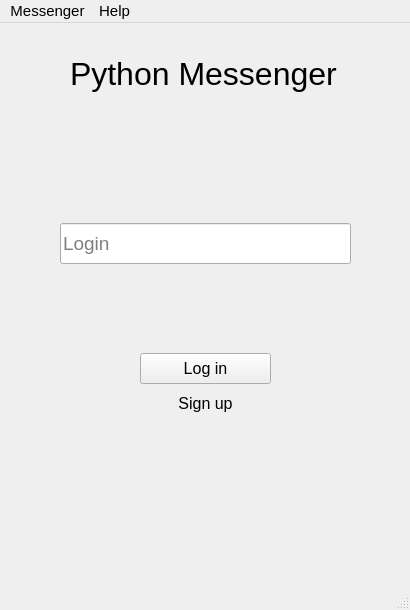
<?xml version="1.0" encoding="UTF-8"?>
<ui version="4.0">
 <class>Messenger</class>
 <widget class="QMainWindow" name="Messenger">
  <property name="geometry">
   <rect>
    <x>0</x>
    <y>0</y>
    <width>410</width>
    <height>610</height>
   </rect>
  </property>
  <property name="windowTitle">
   <string>Messenger</string>
  </property>
  <property name="windowIcon">
   <iconset>
    <normaloff>images/Icon.png</normaloff>images/Icon.png</iconset>
  </property>
  <widget class="QWidget" name="central_widget">
   <widget class="QStackedWidget" name="stacked_widget">
    <property name="geometry">
     <rect>
      <x>0</x>
      <y>70</y>
      <width>410</width>
      <height>511</height>
     </rect>
    </property>
    <property name="currentIndex">
     <number>0</number>
    </property>
    <widget class="QWidget" name="login_page">
     <widget class="QLineEdit" name="login_line1">
      <property name="geometry">
       <rect>
        <x>60</x>
        <y>130</y>
        <width>291</width>
        <height>41</height>
       </rect>
      </property>
      <property name="font">
       <font>
        <pointsize>14</pointsize>
       </font>
      </property>
      <property name="placeholderText">
       <string>Login</string>
      </property>
     </widget>
     <widget class="QPushButton" name="login_button">
      <property name="geometry">
       <rect>
        <x>140</x>
        <y>260</y>
        <width>131</width>
        <height>31</height>
       </rect>
      </property>
      <property name="font">
       <font>
        <pointsize>12</pointsize>
        <italic>false</italic>
       </font>
      </property>
      <property name="statusTip">
       <string>Log in to your account</string>
      </property>
      <property name="text">
       <string>Log in</string>
      </property>
     </widget>
     <widget class="QLabel" name="login_error1">
      <property name="geometry">
       <rect>
        <x>60</x>
        <y>110</y>
        <width>181</width>
        <height>21</height>
       </rect>
      </property>
     </widget>
     <widget class="QLabel" name="password_error1">
      <property name="geometry">
       <rect>
        <x>60</x>
        <y>180</y>
        <width>181</width>
        <height>21</height>
       </rect>
      </property>
     </widget>
     <widget class="QLabel" name="go_to_sign_up">
      <property name="geometry">
       <rect>
        <x>140</x>
        <y>300</y>
        <width>131</width>
        <height>21</height>
       </rect>
      </property>
      <property name="font">
       <font>
        <pointsize>12</pointsize>
       </font>
      </property>
      <property name="statusTip">
       <string>Go to registration form</string>
      </property>
      <property name="text">
       <string>Sign up</string>
      </property>
      <property name="alignment">
       <set>Qt::AlignCenter</set>
      </property>
     </widget>
    </widget>
    <widget class="QWidget" name="registration_page">
     <widget class="QLineEdit" name="login_line2">
      <property name="geometry">
       <rect>
        <x>60</x>
        <y>130</y>
        <width>291</width>
        <height>41</height>
       </rect>
      </property>
      <property name="font">
       <font>
        <pointsize>14</pointsize>
       </font>
      </property>
      <property name="placeholderText">
       <string>Enter Your Login</string>
      </property>
     </widget>
     <widget class="QPushButton" name="sign_up_button">
      <property name="geometry">
       <rect>
        <x>140</x>
        <y>260</y>
        <width>131</width>
        <height>31</height>
       </rect>
      </property>
      <property name="font">
       <font>
        <pointsize>12</pointsize>
       </font>
      </property>
      <property name="statusTip">
       <string>Create new account</string>
      </property>
      <property name="text">
       <string>Sign Up</string>
      </property>
     </widget>
     <widget class="QLabel" name="go_to_login">
      <property name="geometry">
       <rect>
        <x>120</x>
        <y>300</y>
        <width>171</width>
        <height>21</height>
       </rect>
      </property>
      <property name="font">
       <font>
        <pointsize>12</pointsize>
       </font>
      </property>
      <property name="statusTip">
       <string>Go to login form</string>
      </property>
      <property name="text">
       <string>I am already a member</string>
      </property>
      <property name="alignment">
       <set>Qt::AlignCenter</set>
      </property>
     </widget>
     <widget class="QLabel" name="login_error2">
      <property name="geometry">
       <rect>
        <x>60</x>
        <y>110</y>
        <width>181</width>
        <height>21</height>
       </rect>
      </property>
     </widget>
     <widget class="QLabel" name="password_error2">
      <property name="geometry">
       <rect>
        <x>60</x>
        <y>180</y>
        <width>181</width>
        <height>21</height>
       </rect>
      </property>
     </widget>
    </widget>
    <widget class="QWidget" name="chat_page">
     <widget class="QTextBrowser" name="text_browser">
      <property name="geometry">
       <rect>
        <x>20</x>
        <y>30</y>
        <width>370</width>
        <height>401</height>
       </rect>
      </property>
      <property name="font">
       <font>
        <pointsize>11</pointsize>
       </font>
      </property>
      <property name="horizontalScrollBarPolicy">
       <enum>Qt::ScrollBarAlwaysOff</enum>
      </property>
      <property name="html">
       <string>&lt;!DOCTYPE HTML PUBLIC &quot;-//W3C//DTD HTML 4.0//EN&quot; &quot;http://www.w3.org/TR/REC-html40/strict.dtd&quot;&gt;
&lt;html&gt;&lt;head&gt;&lt;meta name=&quot;qrichtext&quot; content=&quot;1&quot; /&gt;&lt;style type=&quot;text/css&quot;&gt;
p, li { white-space: pre-wrap; }
&lt;/style&gt;&lt;/head&gt;&lt;body style=&quot; font-family:'Ubuntu'; font-size:11pt; font-weight:400; font-style:normal;&quot;&gt;
&lt;p style=&quot;-qt-paragraph-type:empty; margin-top:0px; margin-bottom:0px; margin-left:0px; margin-right:0px; -qt-block-indent:0; text-indent:0px;&quot;&gt;&lt;br /&gt;&lt;/p&gt;&lt;/body&gt;&lt;/html&gt;</string>
      </property>
     </widget>
     <widget class="QPushButton" name="send_button">
      <property name="geometry">
       <rect>
        <x>340</x>
        <y>450</y>
        <width>50</width>
        <height>25</height>
       </rect>
      </property>
      <property name="font">
       <font>
        <pointsize>11</pointsize>
       </font>
      </property>
      <property name="text">
       <string>Send</string>
      </property>
     </widget>
     <widget class="QPlainTextEdit" name="plain_text_edit">
      <property name="geometry">
       <rect>
        <x>20</x>
        <y>440</y>
        <width>370</width>
        <height>45</height>
       </rect>
      </property>
      <property name="font">
       <font>
        <pointsize>11</pointsize>
        <italic>false</italic>
       </font>
      </property>
      <property name="verticalScrollBarPolicy">
       <enum>Qt::ScrollBarAlwaysOff</enum>
      </property>
      <property name="horizontalScrollBarPolicy">
       <enum>Qt::ScrollBarAlwaysOff</enum>
      </property>
     </widget>
     <zorder>text_browser</zorder>
     <zorder>plain_text_edit</zorder>
     <zorder>send_button</zorder>
    </widget>
   </widget>
   <widget class="QLabel" name="messenger_label">
    <property name="geometry">
     <rect>
      <x>70</x>
      <y>30</y>
      <width>271</width>
      <height>41</height>
     </rect>
    </property>
    <property name="font">
     <font>
      <pointsize>24</pointsize>
     </font>
    </property>
    <property name="text">
     <string>Python Messenger</string>
    </property>
   </widget>
   <widget class="QLabel" name="server_status">
    <property name="geometry">
     <rect>
      <x>170</x>
      <y>70</y>
      <width>61</width>
      <height>16</height>
     </rect>
    </property>
   </widget>
  </widget>
  <widget class="QStatusBar" name="status_bar"/>
  <widget class="QMenuBar" name="menu_bar">
   <property name="geometry">
    <rect>
     <x>0</x>
     <y>0</y>
     <width>410</width>
     <height>23</height>
    </rect>
   </property>
   <property name="font">
    <font>
     <pointsize>11</pointsize>
     <italic>false</italic>
    </font>
   </property>
   <widget class="QMenu" name="menu_messenger">
    <property name="title">
     <string>Messenger</string>
    </property>
    <addaction name="action_preferences"/>
    <addaction name="separator"/>
    <addaction name="action_logout"/>
    <addaction name="action_close"/>
   </widget>
   <widget class="QMenu" name="menu_help">
    <property name="title">
     <string>Help</string>
    </property>
    <addaction name="action_shortcuts"/>
    <addaction name="action_commands"/>
    <addaction name="separator"/>
    <addaction name="action_contacts"/>
    <addaction name="action_about"/>
   </widget>
   <addaction name="menu_messenger"/>
   <addaction name="menu_help"/>
  </widget>
  <action name="action_shortcuts">
   <property name="text">
    <string>Shortcuts</string>
   </property>
   <property name="statusTip">
    <string>Show available shortcuts</string>
   </property>
   <property name="shortcut">
    <string>Ctrl+S</string>
   </property>
  </action>
  <action name="action_commands">
   <property name="enabled">
    <bool>false</bool>
   </property>
   <property name="text">
    <string>Commands</string>
   </property>
   <property name="statusTip">
    <string>Show available commands</string>
   </property>
   <property name="shortcut">
    <string>Ctrl+D</string>
   </property>
  </action>
  <action name="action_about">
   <property name="text">
    <string>About</string>
   </property>
   <property name="statusTip">
    <string>Show messenger information</string>
   </property>
  </action>
  <action name="action_close">
   <property name="text">
    <string>Exit</string>
   </property>
   <property name="statusTip">
    <string>Quit messenger</string>
   </property>
   <property name="shortcut">
    <string>Alt+E</string>
   </property>
  </action>
  <action name="action_logout">
   <property name="enabled">
    <bool>false</bool>
   </property>
   <property name="text">
    <string>Logout</string>
   </property>
   <property name="statusTip">
    <string>Logout from account</string>
   </property>
   <property name="shortcut">
    <string>Ctrl+G</string>
   </property>
  </action>
  <action name="action_contacts">
   <property name="text">
    <string>Contacts</string>
   </property>
   <property name="statusTip">
    <string/>
   </property>
  </action>
  <action name="action_preferences">
   <property name="text">
    <string>Preferences</string>
   </property>
  </action>
 </widget>
 <resources/>
 <connections/>
</ui>
